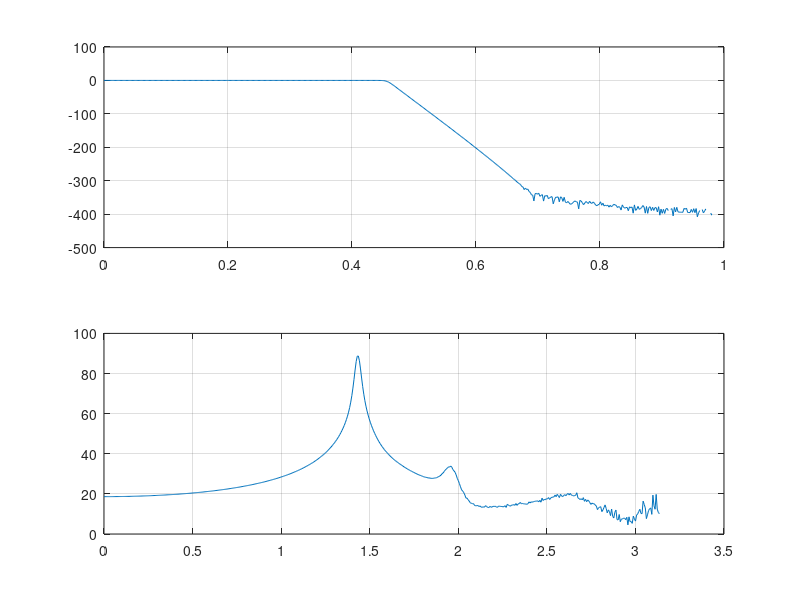
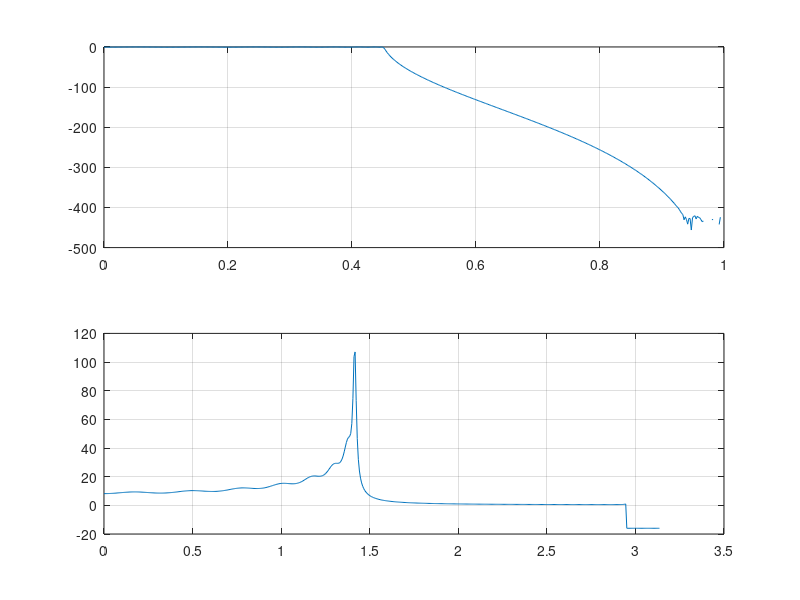
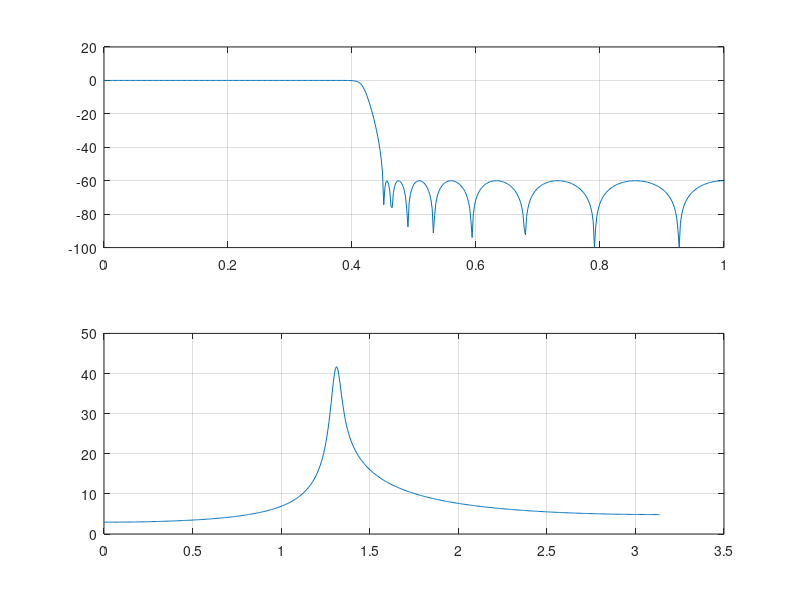
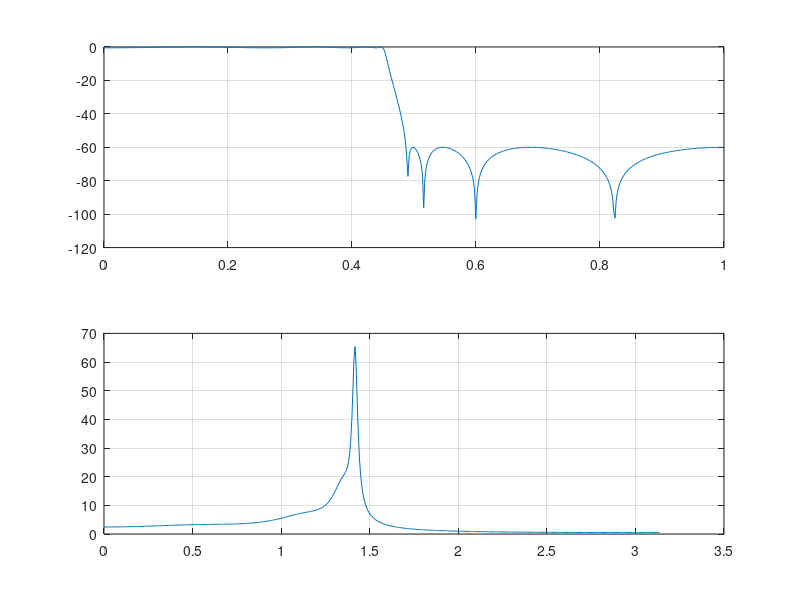

The MATLAB script that drew these images, in order: (Note: this script raises an error after producing the figures.)
% Problem 1:
Wp = 0.45;
Ws = 0.5;
Rp = 0.5;
As = 60;

[N, Wn] = buttord(Wp, Ws, Rp, As);
[b, a] = butter(N, Wn);
[H, W] = freqz(b, a);
figure('Name', 'Problem 1 - Butterworth');
subplot(2, 1, 1);
plot(W/pi, mag2db(abs(H)));
grid;
subplot(2, 1, 2);
grpdelay(b, a);

[N, Wp] = cheb1ord(Wp, Ws, Rp, As);
[b, a] = cheby1(N, Rp, Wp);
[H, W] = freqz(b, a);
figure('Name', 'Problem 1 - Chebyshev 1');
subplot(2, 1, 1);
plot(W/pi, mag2db(abs(H)));
grid;
subplot(2, 1, 2);
grpdelay(b, a);

[N, Ws] = cheb2ord(Wp, Ws, Rp, As);
[b, a] = cheby2(N, As, Wp);
[H, W] = freqz(b, a);
figure('Name', 'Problem 1 - Chebyshev 2');
subplot(2, 1, 1);
plot(W/pi, mag2db(abs(H)));
grid;
subplot(2, 1, 2);
grpdelay(b, a);

[N, Wp] = ellipord(Wp, Ws, Rp, As);
[b, a] = ellip(N, Rp, As, Wp);
[H, W] = freqz(b, a);
figure('Name', 'Problem 1 - Elliptic');
subplot(2, 1, 1);
plot(W/pi, mag2db(abs(H)));
grid;
subplot(2, 1, 2);
grpdelay(b, a);

% Problem 2:
rp = 0.01;
Rp = 40*log10((1+rp)/(1-rp));
Ws = [0.35 0.65];
Wp = [0.25 0.75];
[N, Wp] = cheb1ord(Wp, Ws, Rp, As);
[b, a] = cheby1(N, Rp, Wp,'stop');
[sos, g] = tf2sos(b, a);
[H, W]= freqz(b, a);
figure('Name', 'Problem 2');
subplot(2, 1, 1);
plot(W/pi, abs(H));
grid;
subplot(2, 1, 2);
plot(W/pi, mag2db(abs(H)));
grid;

% Problem 3:
fs = 10000;
Ws = 1500;
As = 40;
Wp = 2000;
Rp = 1;
[n, Wp] = ellipord(Wp, Ws, Rp, As, 's');
[b, a] = ellip(n, Rp, As, Wp, 'high', 's');
[H, W] = freqs(b, a);
figure('Name', 'Problem 3');
subplot(2, 1, 1);
plot(W, abs(H));
grid;
xlim([0 5000]);
Wp = 2*tan(Wp*2*pi/fs/2);
Ws = 2*tan(Ws*2*pi/fs/2);
[n, Wp] = ellipord(Wp, Ws, Rp, As, 's');
[b, a] = ellip(n, Rp, As, Wp, 'high', 's');
[b, a] = bilinear(b, a, 1);
[H, W] = freqz(b, a);
subplot(2, 1, 2);
plot(W/pi, abs(H));
grid;